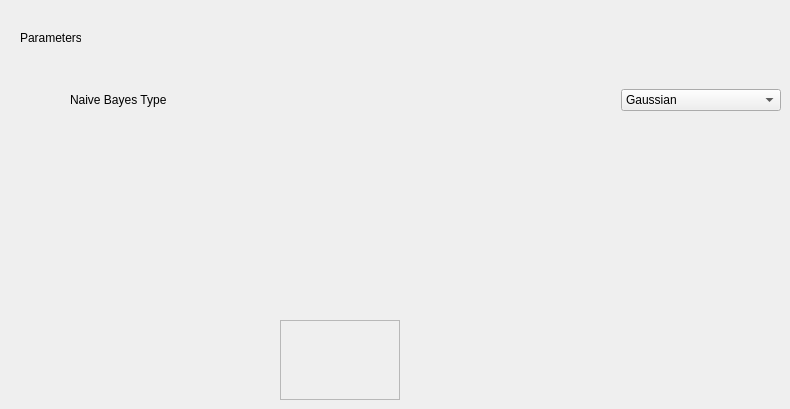
                  <widget class="QWidget" name="NaiveBayes">
                   <widget class="QWidget" name="gridLayoutWidget">
                    <property name="geometry">
                     <rect>
                      <x>9</x>
                      <y>9</y>
                      <width>2</width>
                      <height>2</height>
                     </rect>
                    </property>
                    <layout class="QGridLayout" name="gridLayout_27"/>
                   </widget>
                   <widget class="QFrame" name="frame_16">
                    <property name="geometry">
                     <rect>
                      <x>280</x>
                      <y>320</y>
                      <width>120</width>
                      <height>80</height>
                     </rect>
                    </property>
                    <property name="frameShape">
                     <enum>QFrame::StyledPanel</enum>
                    </property>
                    <property name="frameShadow">
                     <enum>QFrame::Raised</enum>
                    </property>
                   </widget>
                   <widget class="QWidget" name="layoutWidget_4">
                    <property name="geometry">
                     <rect>
                      <x>70</x>
                      <y>70</y>
                      <width>711</width>
                      <height>61</height>
                     </rect>
                    </property>
                    <layout class="QHBoxLayout" name="horizontalLayout_81">
                     <item>
                      <widget class="QLabel" name="label_naive_bayes_type_label">
                       <property name="sizePolicy">
                        <sizepolicy hsizetype="Preferred" vsizetype="Fixed">
                         <horstretch>0</horstretch>
                         <verstretch>0</verstretch>
                        </sizepolicy>
                       </property>
                       <property name="text">
                        <string>Naive Bayes Type</string>
                       </property>
                      </widget>
                     </item>
                     <item>
                      <widget class="QComboBox" name="clas_naive_bayes_type_comboBox">
                       <property name="sizePolicy">
                        <sizepolicy hsizetype="Ignored" vsizetype="Fixed">
                         <horstretch>0</horstretch>
                         <verstretch>0</verstretch>
                        </sizepolicy>
                       </property>
                       <property name="maximumSize">
                        <size>
                         <width>160</width>
                         <height>16777215</height>
                        </size>
                       </property>
                       <item>
                        <property name="text">
                         <string>Gaussian</string>
                        </property>
                       </item>
                       <item>
                        <property name="text">
                         <string>Bernoulli</string>
                        </property>
                       </item>
                       <item>
                        <property name="text">
                         <string>Multinomial</string>
                        </property>
                       </item>
                       <item>
                        <property name="text">
                         <string>Categorical</string>
                        </property>
                       </item>
                       <item>
                        <property name="text">
                         <string>Complement</string>
                        </property>
                       </item>
                      </widget>
                     </item>
                    </layout>
                   </widget>
                   <widget class="QLabel" name="naive_bayes_parameters_label">
                    <property name="geometry">
                     <rect>
                      <x>20</x>
                      <y>30</y>
                      <width>61</width>
                      <height>16</height>
                     </rect>
                    </property>
                    <property name="text">
                     <string>Parameters</string>
                    </property>
                   </widget>
                  </widget>
